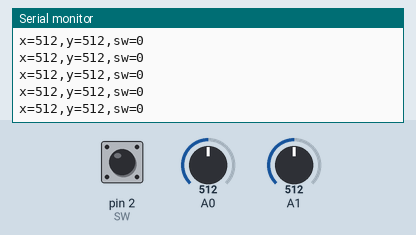
This sketch was run on a simulated Arduino Uno, built with avr-gcc and run on an emulated ATmega328P. Parts: the last lines printed to the serial monitor. The inputs (shaded band) are chosen by the test bench; at power-on: A0 = 512, A1 = 512, pin 2 (SW) HIGH.

Above: at 1.2 s.
1.3 s: A0 set to 716
At 1.31 s:
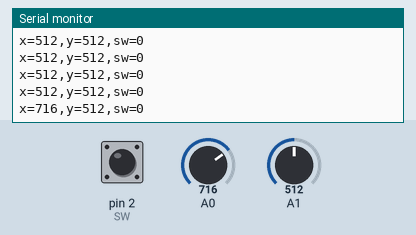
2.8 s: A1 set to 716
At 2.83 s:
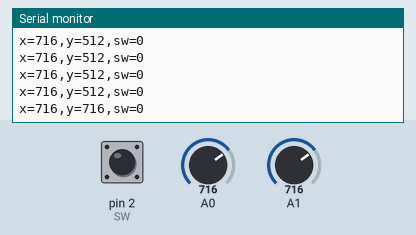
4.3 s: pin 2 (SW) pulled LOW for 0.15 s
At 4.34 s:
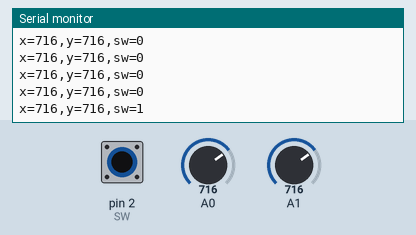
5.9 s: A0 set to 900
At 5.95 s:
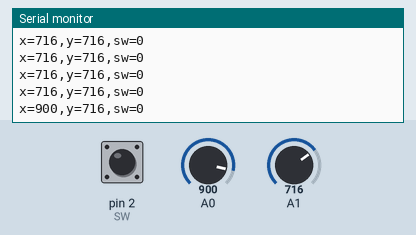
7.4 s: pin 2 (SW) pulled LOW for 1 s
At 7.46 s:
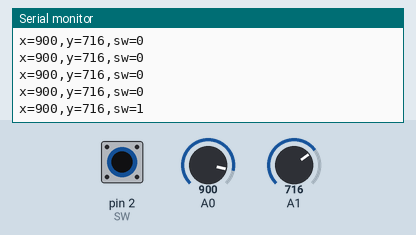
9.9 s: A1 set to 900
At 9.98 s:
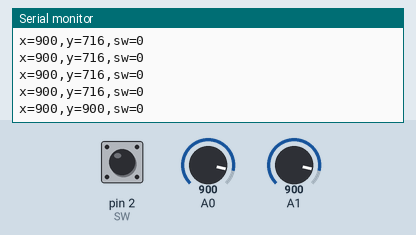
Timing chart, 0 to 12.4 s (numbered marks = the images above; inputs shaded):
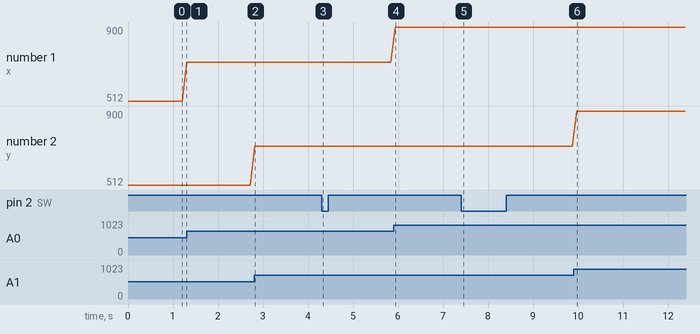

Measured:
- after the input at 1.3 s, the serial monitor: prints a new line at once (image 1)
- after the input at 2.8 s, the serial monitor: prints a new line at once (image 2)
- after the input at 4.3 s, the serial monitor: prints a new line at once (image 3)
- after the input at 5.9 s, the serial monitor: prints a new line at once (image 4)
- after the input at 7.4 s, the serial monitor: prints a new line after 0.05 s (image 5)
- after the input at 9.9 s, the serial monitor: prints a new line after 0.07 s (image 6)
- plotted number 1: 512 → 716 after the input at 1.3 s, 716 → 900 after the input at 5.9 s

The sketch:

joystick.ino
```cpp
// Joystick: VRx on A0, VRy on A1, SW on D2
const int SW = 2;

void setup() {
  Serial.begin(115200);
  pinMode(SW, INPUT_PULLUP);
}

void loop() {
  Serial.print("x=");   Serial.print(analogRead(A0));
  Serial.print(",y=");  Serial.print(analogRead(A1));
  Serial.print(",sw="); Serial.println(digitalRead(SW) == LOW ? 1 : 0);
  delay(100);
}
```
